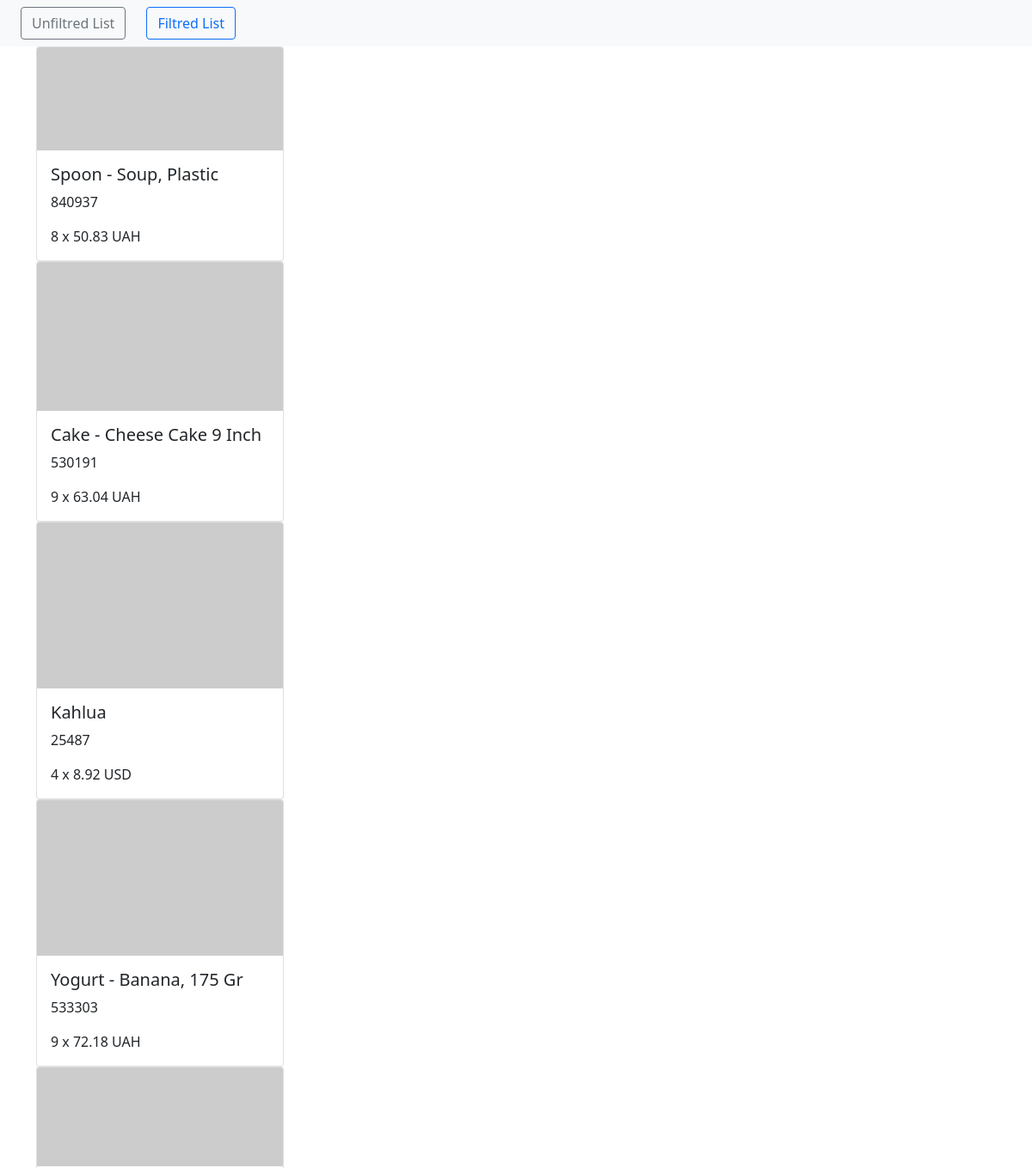
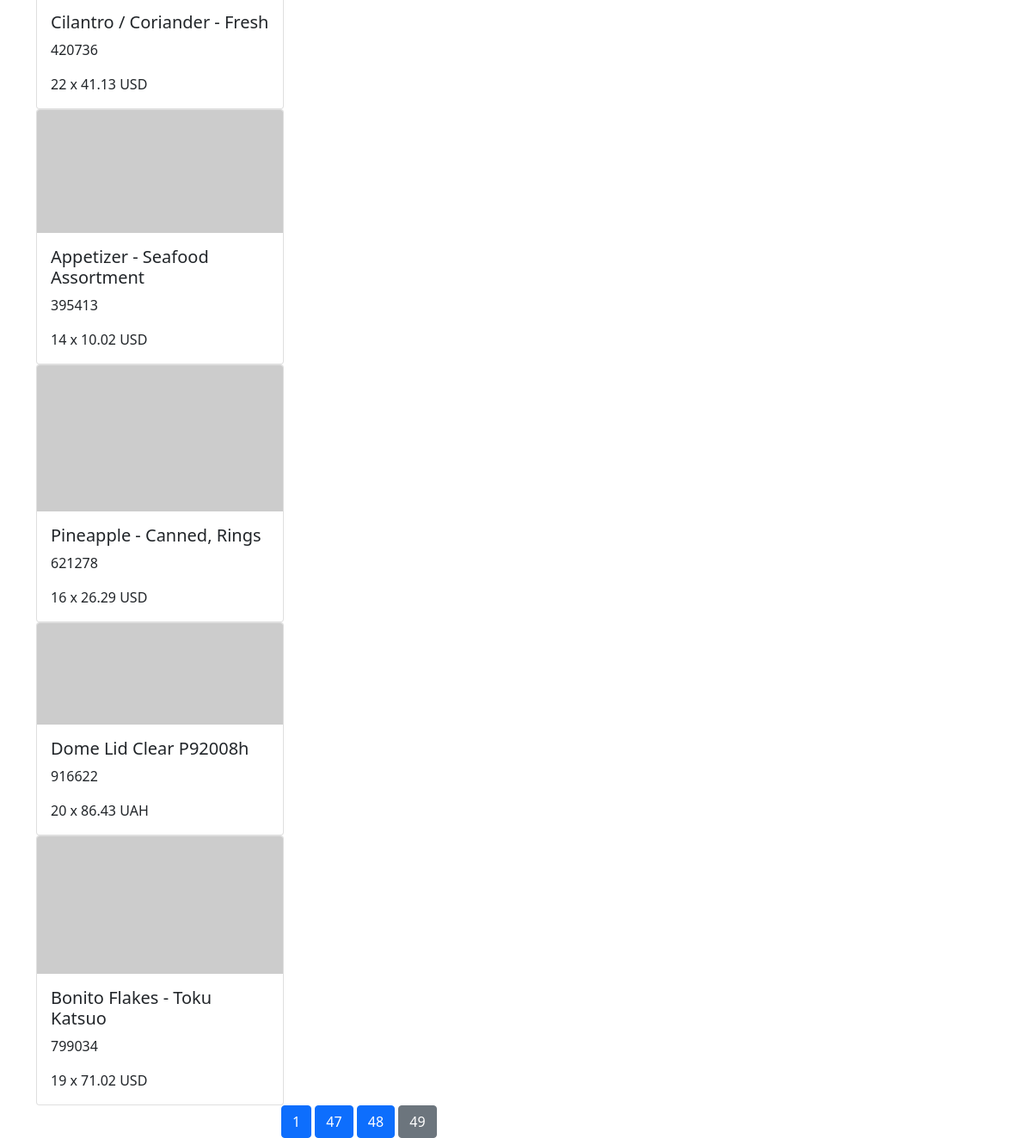
Screenshot of /filtred/49/ with the database file from the repository (2 pictures, top to bottom).
### job/models.py (models this page shows, shortened)
class Product(models.Model):
    name = models.CharField(max_length=256)
    productCode = models.IntegerField()
    price = models.FloatField()
    image = models.ImageField()
    currency = models.CharField(max_length=3)
    qty = models.IntegerField()

### job/views.py (the view)
# urls.py: path('filtred/<int:page>/', views.filtred, name='filtred')
def filtred(request, page):
    page = page*10
    products = Product.objects.all()[page-10:page]
    total_pages = ceil(Product.objects.count()/10) - 1
    filtred_products_ids = []
    filtred_products = []
    must_be = ['9', '3', '8', '2']
    for product in products:
        code = str(product.productCode)
        code_list = [element for element in code]
        for i in must_be:
            if i in code_list:
                filtred_products_ids.append(''.join(code_list))
                break
    for product_id in filtred_products_ids:
        product = Product.objects.get(productCode=product_id)
        filtred_products.append(product)
    print(len(filtred_products))
    return render(request, 'Filtred_page.html', {'products': filtred_products,
                                                 'page': int(page/10),
                                                 'total_pages': total_pages,})

### templates/Filtred_page.html (shortened to what this page needs)
<!doctype html>
<html lang="en">
<head>
    <link href="https://cdn.jsdelivr.net/npm/bootstrap@5.0.2/dist/css/bootstrap.min.css" rel="stylesheet"
>
</head>
<body>
<nav class="navbar navbar-expand-lg navbar-light bg-light">
    <a href="{% url 'unfiltred' %}" class="btn btn-outline-secondary mx-4"> Unfiltred List</a>
    <a href="{% url  'filtred' 1 %}" class="btn btn-outline-primary">Filtred List</a>
</nav>
<div class="container">
    {% for product in products %}
        <div class="card" style="width: 18rem;">
            <img class="card-img-top" src="{{ product.image }}" alt="Card image cap">
            <div class="card-body">
                <h5 class="card-title">{{ product.name }}</h5>
                <p class="card-text">{{ product.productCode }}</p>
                <p class="card-text">{{ product.qty }} x {{ product.price }} {{ product.currency }}</p>
            </div>
        </div>
    {% endfor %}
</div>
<div class="container">
        <div class="row">
            <div class="col-6 m-auto">
                        {% if page >= 2 %}
                            <a class="btn btn-primary" href="{% url 'filtred' 1 %}">1</a>
                            {% if page >= 3 %}
                                {% if page > 3 %}
                            <a class="btn btn-primary" href="{% url 'filtred' page|add:"-2" %}">{{ page|add:"-2" }}</a>
                                {% endif %}
                                <a class="btn btn-primary" href="{% url 'filtred' page|add:"-1" %}">{{ page|add:"-1" }}</a>
                            {% endif %}
                            <a class="btn btn-secondary">{{ page }}</a>
                        {% endif %}
            </div>
        </div>
</div>
</body>
</html>

### rows the page displays
Product: name "Spoon - Soup, Plastic", productCode "840937", qty "8", price "50.83", currency "UAH"
Product: name "Cake - Cheese Cake 9 Inch", productCode "530191", qty "9", price "63.04", currency "UAH"
Product: name "Kahlua", productCode "25487", qty "4", price "8.92", currency "USD"
Product: name "Yogurt - Banana, 175 Gr", productCode "533303", qty "9", price "72.18", currency "UAH"
Product: name "Cilantro / Coriander - Fresh", productCode "420736", qty "22", price "41.13", currency "USD"
Product: name "Appetizer - Seafood Assortment", productCode "395413", qty "14", price "10.02", currency "USD"
Product: name "Pineapple - Canned, Rings", productCode "621278", qty "16", price "26.29", currency "USD"
Product: name "Dome Lid Clear P92008h", productCode "916622", qty "20", price "86.43", currency "UAH"
Product: name "Bonito Flakes - Toku Katsuo", productCode "799034", qty "19", price "71.02", currency "USD"

### other values shown
{{ page|add:"-2" }} "47"
{{ page|add:"-1" }} "48"
{{ page }} "49"
